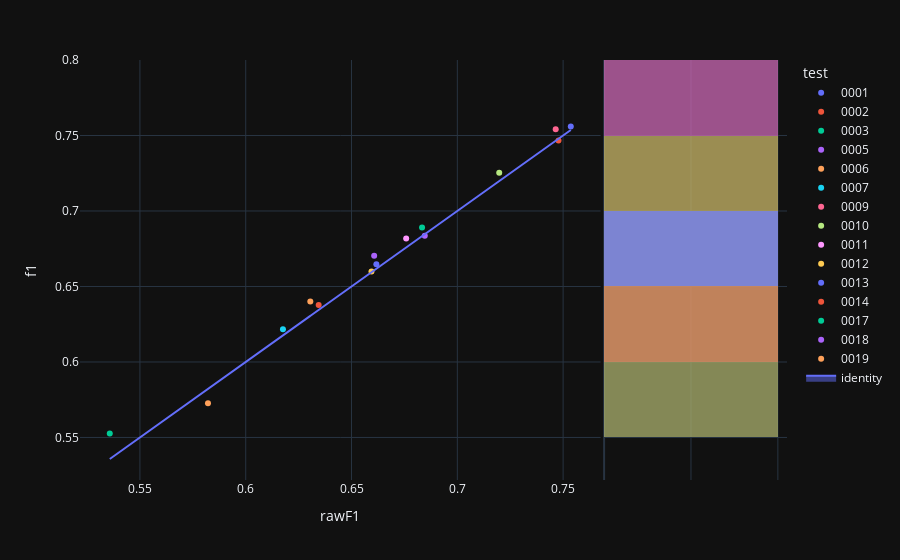

Notebook code cell kept with this figure:
### Code cell
fig=px.scatter(experimentModels,x='rawF1',y='f1',color='test',hover_name='modelId', marginal_y="histogram")
fig.add_trace(
    go.Scatter(x=experimentModels['rawF1'], y=experimentModels['rawF1'], name="identity", mode='lines',fill="toself")
)
fig.show()

### Figure 1 — Plotly figure (JSON) as saved in the notebook; plotly's stock layout.template omitted (floating-point values rounded to 4 significant figures)
{"data": [{"hovertemplate": "<b>%{hovertext}</b><br><br>test=0001<br>rawF1=%{x}<br>f1=%{y}<extra></extra>", "hovertext": ["4ecbf9fd-9ea2-41f6-82ce-b88ac9b32b76"], "legendgroup": "0001", "marker": {"color": "#636efa", "symbol": "circle"}, "mode": "markers", "name": "0001", "orientation": "v", "showlegend": true, "x": [0.7536], "xaxis": "x", "y": [0.7559], "yaxis": "y", "type": "scatter"}, {"alignmentgroup": "True", "bingroup": "y", "hovertemplate": "test=0001<br>f1=%{y}<br>count=%{x}<extra></extra>", "legendgroup": "0001", "marker": {"color": "#636efa"}, "name": "0001", "offsetgroup": "0001", "opacity": 0.5, "showlegend": false, "xaxis": "x2", "y": [0.7559], "yaxis": "y2", "type": "histogram"}, {"hovertemplate": "<b>%{hovertext}</b><br><br>test=0002<br>rawF1=%{x}<br>f1=%{y}<extra></extra>", "hovertext": ["510c627b-7f5d-47cf-806f-77699d7869bf"], "legendgroup": "0002", "marker": {"color": "#EF553B", "symbol": "circle"}, "mode": "markers", "name": "0002", "orientation": "v", "showlegend": true, "x": [0.7478], "xaxis": "x", "y": [0.7467], "yaxis": "y", "type": "scatter"}, {"alignmentgroup": "True", "bingroup": "y", "hovertemplate": "test=0002<br>f1=%{y}<br>count=%{x}<extra></extra>", "legendgroup": "0002", "marker": {"color": "#EF553B"}, "name": "0002", "offsetgroup": "0002", "opacity": 0.5, "showlegend": false, "xaxis": "x2", "y": [0.7467], "yaxis": "y2", "type": "histogram"}, {"hovertemplate": "<b>%{hovertext}</b><br><br>test=0003<br>rawF1=%{x}<br>f1=%{y}<extra></extra>", "hovertext": ["81fc4ed7-34db-485d-8b93-027a1d57313e"], "legendgroup": "0003", "marker": {"color": "#00cc96", "symbol": "circle"}, "mode": "markers", "name": "0003", "orientation": "v", "showlegend": true, "x": [0.5358], "xaxis": "x", "y": [0.5526], "yaxis": "y", "type": "scatter"}, {"alignmentgroup": "True", "bingroup": "y", "hovertemplate": "test=0003<br>f1=%{y}<br>count=%{x}<extra></extra>", "legendgroup": "0003", "marker": {"color": "#00cc96"}, "name": "0003", "offsetgroup": "0003", "opacity": 0.5, "showlegend": false, "xaxis": "x2", "y": [0.5526], "yaxis": "y2", "type": "histogram"}, {"hovertemplate": "<b>%{hovertext}</b><br><br>test=0005<br>rawF1=%{x}<br>f1=%{y}<extra></extra>", "hovertext": ["edd43941-9867-4361-a47e-36b0c1e13e96"], "legendgroup": "0005", "marker": {"color": "#ab63fa", "symbol": "circle"}, "mode": "markers", "name": "0005", "orientation": "v", "showlegend": true, "x": [0.6607], "xaxis": "x", "y": [0.6703], "yaxis": "y", "type": "scatter"}, {"alignmentgroup": "True", "bingroup": "y", "hovertemplate": "test=0005<br>f1=%{y}<br>count=%{x}<extra></extra>", "legendgroup": "0005", "marker": {"color": "#ab63fa"}, "name": "0005", "offsetgroup": "0005", "opacity": 0.5, "showlegend": false, "xaxis": "x2", "y": [0.6703], "yaxis": "y2", "type": "histogram"}, {"hovertemplate": "<b>%{hovertext}</b><br><br>test=0006<br>rawF1=%{x}<br>f1=%{y}<extra></extra>", "hovertext": ["f76f3dc0-a712-49f3-842b-590c783bc6ca"], "legendgroup": "0006", "marker": {"color": "#FFA15A", "symbol": "circle"}, "mode": "markers", "name": "0006", "orientation": "v", "showlegend": true, "x": [0.5822], "xaxis": "x", "y": [0.5727], "yaxis": "y", "type": "scatter"}, {"alignmentgroup": "True", "bingroup": "y", "hovertemplate": "test=0006<br>f1=%{y}<br>count=%{x}<extra></extra>", "legendgroup": "0006", "marker": {"color": "#FFA15A"}, "name": "0006", "offsetgroup": "0006", "opacity": 0.5, "showlegend": false, "xaxis": "x2", "y": [0.5727], "yaxis": "y2", "type": "histogram"}, {"hovertemplate": "<b>%{hovertext}</b><br><br>test=0007<br>rawF1=%{x}<br>f1=%{y}<extra></extra>", "hovertext": ["bedbb2e2-c55d-4931-8937-6ff81b1df99a"], "legendgroup": "0007", "marker": {"color": "#19d3f3", "symbol": "circle"}, "mode": "markers", "name": "0007", "orientation": "v", "showlegend": true, "x": [0.6176], "xaxis": "x", "y": [0.6216], "yaxis": "y", "type": "scatter"}, {"alignmentgroup": "True", "bingroup": "y", "hovertemplate": "test=0007<br>f1=%{y}<br>count=%{x}<extra></extra>", "legendgroup": "0007", "marker": {"color": "#19d3f3"}, "name": "0007", "offsetgroup": "0007", "opacity": 0.5, "showlegend": false, "xaxis": "x2", "y": [0.6216], "yaxis": "y2", "type": "histogram"}, {"hovertemplate": "<b>%{hovertext}</b><br><br>test=0009<br>rawF1=%{x}<br>f1=%{y}<extra></extra>", "hovertext": ["d795bc85-43d1-4349-bf03-fe100d40daf9"], "legendgroup": "0009", "marker": {"color": "#FF6692", "symbol": "circle"}, "mode": "markers", "name": "0009", "orientation": "v", "showlegend": true, "x": [0.7465], "xaxis": "x", "y": [0.7542], "yaxis": "y", "type": "scatter"}, {"alignmentgroup": "True", "bingroup": "y", "hovertemplate": "test=0009<br>f1=%{y}<br>count=%{x}<extra></extra>", "legendgroup": "0009", "marker": {"color": "#FF6692"}, "name": "0009", "offsetgroup": "0009", "opacity": 0.5, "showlegend": false, "xaxis": "x2", "y": [0.7542], "yaxis": "y2", "type": "histogram"}, {"hovertemplate": "<b>%{hovertext}</b><br><br>test=0010<br>rawF1=%{x}<br>f1=%{y}<extra></extra>", "hovertext": ["02e88dcd-63b9-408e-848d-a849fc2567a1"], "legendgroup": "0010", "marker": {"color": "#B6E880", "symbol": "circle"}, "mode": "markers", "name": "0010", "orientation": "v", "showlegend": true, "x": [0.7198], "xaxis": "x", "y": [0.7253], "yaxis": "y", "type": "scatter"}, {"alignmentgroup": "True", "bingroup": "y", "hovertemplate": "test=0010<br>f1=%{y}<br>count=%{x}<extra></extra>", "legendgroup": "0010", "marker": {"color": "#B6E880"}, "name": "0010", "offsetgroup": "0010", "opacity": 0.5, "showlegend": false, "xaxis": "x2", "y": [0.7253], "yaxis": "y2", "type": "histogram"}, {"hovertemplate": "<b>%{hovertext}</b><br><br>test=0011<br>rawF1=%{x}<br>f1=%{y}<extra></extra>", "hovertext": ["a090862a-9778-4431-9c22-e5d33b1a116c"], "legendgroup": "0011", "marker": {"color": "#FF97FF", "symbol": "circle"}, "mode": "markers", "name": "0011", "orientation": "v", "showlegend": true, "x": [0.6758], "xaxis": "x", "y": [0.6818], "yaxis": "y", "type": "scatter"}, {"alignmentgroup": "True", "bingroup": "y", "hovertemplate": "test=0011<br>f1=%{y}<br>count=%{x}<extra></extra>", "legendgroup": "0011", "marker": {"color": "#FF97FF"}, "name": "0011", "offsetgroup": "0011", "opacity": 0.5, "showlegend": false, "xaxis": "x2", "y": [0.6818], "yaxis": "y2", "type": "histogram"}, {"hovertemplate": "<b>%{hovertext}</b><br><br>test=0012<br>rawF1=%{x}<br>f1=%{y}<extra></extra>", "hovertext": ["e7e4df1d-6250-40e8-bf6c-79a6ed4dbdab"], "legendgroup": "0012", "marker": {"color": "#FECB52", "symbol": "circle"}, "mode": "markers", "name": "0012", "orientation": "v", "showlegend": true, "x": [0.6594], "xaxis": "x", "y": [0.66], "yaxis": "y", "type": "scatter"}, {"alignmentgroup": "True", "bingroup": "y", "hovertemplate": "test=0012<br>f1=%{y}<br>count=%{x}<extra></extra>", "legendgroup": "0012", "marker": {"color": "#FECB52"}, "name": "0012", "offsetgroup": "0012", "opacity": 0.5, "showlegend": false, "xaxis": "x2", "y": [0.66], "yaxis": "y2", "type": "histogram"}, {"hovertemplate": "<b>%{hovertext}</b><br><br>test=0013<br>rawF1=%{x}<br>f1=%{y}<extra></extra>", "hovertext": ["d47997e9-0f93-4c68-8bfe-3d64bd24b612"], "legendgroup": "0013", "marker": {"color": "#636efa", "symbol": "circle"}, "mode": "markers", "name": "0013", "orientation": "v", "showlegend": true, "x": [0.6617], "xaxis": "x", "y": [0.6648], "yaxis": "y", "type": "scatter"}, {"alignmentgroup": "True", "bingroup": "y", "hovertemplate": "test=0013<br>f1=%{y}<br>count=%{x}<extra></extra>", "legendgroup": "0013", "marker": {"color": "#636efa"}, "name": "0013", "offsetgroup": "0013", "opacity": 0.5, "showlegend": false, "xaxis": "x2", "y": [0.6648], "yaxis": "y2", "type": "histogram"}, {"hovertemplate": "<b>%{hovertext}</b><br><br>test=0014<br>rawF1=%{x}<br>f1=%{y}<extra></extra>", "hovertext": ["eb8f4601-7957-4990-ba3b-c6892c7180c2"], "legendgroup": "0014", "marker": {"color": "#EF553B", "symbol": "circle"}, "mode": "markers", "name": "0014", "orientation": "v", "showlegend": true, "x": [0.6345], "xaxis": "x", "y": [0.6377], "yaxis": "y", "type": "scatter"}, {"alignmentgroup": "True", "bingroup": "y", "hovertemplate": "test=0014<br>f1=%{y}<br>count=%{x}<extra></extra>", "legendgroup": "0014", "marker": {"color": "#EF553B"}, "name": "0014", "offsetgroup": "0014", "opacity": 0.5, "showlegend": false, "xaxis": "x2", "y": [0.6377], "yaxis": "y2", "type": "histogram"}, {"hovertemplate": "<b>%{hovertext}</b><br><br>test=0017<br>rawF1=%{x}<br>f1=%{y}<extra></extra>", "hovertext": ["068a1a2c-d011-489a-be3e-8c36cceb0721"], "legendgroup": "0017", "marker": {"color": "#00cc96", "symbol": "circle"}, "mode": "markers", "name": "0017", "orientation": "v", "showlegend": true, "x": [0.6833], "xaxis": "x", "y": [0.689], "yaxis": "y", "type": "scatter"}, {"alignmentgroup": "True", "bingroup": "y", "hovertemplate": "test=0017<br>f1=%{y}<br>count=%{x}<extra></extra>", "legendgroup": "0017", "marker": {"color": "#00cc96"}, "name": "0017", "offsetgroup": "0017", "opacity": 0.5, "showlegend": false, "xaxis": "x2", "y": [0.689], "yaxis": "y2", "type": "histogram"}, {"hovertemplate": "<b>%{hovertext}</b><br><br>test=0018<br>rawF1=%{x}<br>f1=%{y}<extra></extra>", "hovertext": ["32691b47-eae8-4fd8-906e-315585ba2df6"], "legendgroup": "0018", "marker": {"color": "#ab63fa", "symbol": "circle"}, "mode": "markers", "name": "0018", "orientation": "v", "showlegend": true, "x": [0.6846], "xaxis": "x", "y": [0.6836], "yaxis": "y", "type": "scatter"}, {"alignmentgroup": "True", "bingroup": "y", "hovertemplate": "test=0018<br>f1=%{y}<br>count=%{x}<extra></extra>", "legendgroup": "0018", "marker": {"color": "#ab63fa"}, "name": "0018", "offsetgroup": "0018", "opacity": 0.5, "showlegend": false, "xaxis": "x2", "y": [0.6836], "yaxis": "y2", "type": "histogram"}, {"hovertemplate": "<b>%{hovertext}</b><br><br>test=0019<br>rawF1=%{x}<br>f1=%{y}<extra></extra>", "hovertext": ["4b322b8b-1809-4f6e-ac12-994435d2fc30"], "legendgroup": "0019", "marker": {"color": "#FFA15A", "symbol": "circle"}, "mode": "markers", "name": "0019", "orientation": "v", "showlegend": true, "x": [0.6305], "xaxis": "x", "y": [0.64], "yaxis": "y", "type": "scatter"}, {"alignmentgroup": "True", "bingroup": "y", "hovertemplate": "test=0019<br>f1=%{y}<br>count=%{x}<extra></extra>", "legendgroup": "0019", "marker": {"color": "#FFA15A"}, "name": "0019", "offsetgroup": "0019", "opacity": 0.5, "showlegend": false, "xaxis": "x2", "y": [0.64], "yaxis": "y2", "type": "histogram"}, {"fill": "toself", "mode": "lines", "name": "identity", "x": [0.7536, 0.7478, 0.5358, 0.6607, 0.5822, 0.6176, 0.7465, 0.7198, 0.6758, 0.6594, 0.6617, 0.6345, 0.6833, 0.6846, 0.6305], "y": [0.7536, 0.7478, 0.5358, 0.6607, 0.5822, 0.6176, 0.7465, 0.7198, 0.6758, 0.6594, 0.6617, 0.6345, 0.6833, 0.6846, 0.6305], "type": "scatter"}], "layout": {"xaxis": {"anchor": "y", "domain": [0.0, 0.7363], "title": {"text": "rawF1"}}, "yaxis": {"anchor": "x", "domain": [0.0, 1.0], "title": {"text": "f1"}}, "xaxis2": {"anchor": "y2", "domain": [0.7413, 1.0], "matches": "x2", "showticklabels": false, "showline": false, "ticks": "", "showgrid": true}, "yaxis2": {"anchor": "x2", "domain": [0.0, 1.0], "matches": "y", "showticklabels": false, "showgrid": true}, "legend": {"title": {"text": "test"}, "tracegroupgap": 0}, "margin": {"t": 60}, "barmode": "overlay"}}
